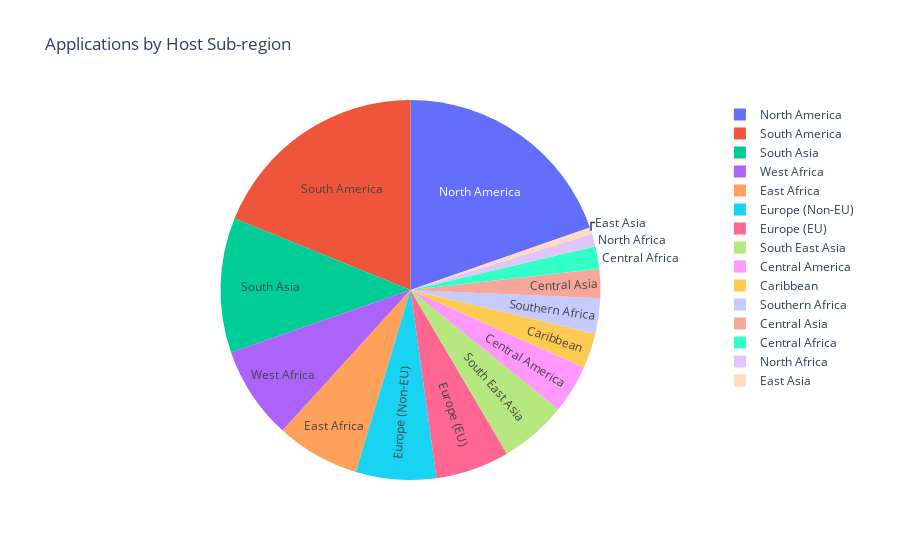

Source (notebook cell):
### Markdown cell above
For now, I also want to view the breakdown of applications by sub-region. Let's start with total applications overall.

### Code cell
fig = px.pie(all_apps, values=all_apps['Host Sub-region'].value_counts(), names=all_apps['Host Sub-region'].value_counts().index, title="Applications by Host Sub-region")

fig.update_traces(hoverinfo='label+percent+value', textinfo='label')
fig.show()

### Figure 1 — Plotly figure (JSON) as saved in the notebook; plotly's stock layout.template omitted (floating-point values rounded to 4 significant figures)
{"data": [{"domain": {"x": [0, 1], "y": [0, 1]}, "hoverinfo": "label+percent+value", "hovertemplate": "label=%{label}<br>value=%{value}<extra></extra>", "labels": ["North America", "South America", "South Asia", "West Africa", "East Africa", "Europe (Non-EU)", "Europe (EU)", "South East Asia", "Central America", "Caribbean", "Southern Africa", "Central Asia", "Central Africa", "North Africa", "East Asia"], "legendgroup": "", "name": "", "showlegend": true, "textinfo": "label", "type": "pie", "values": [72, 69, 42, 29, 26, 25, 23, 21, 15, 11, 11, 9, 7, 4, 2]}], "layout": {"legend": {"tracegroupgap": 0}, "title": {"text": "Applications by Host Sub-region"}}}
